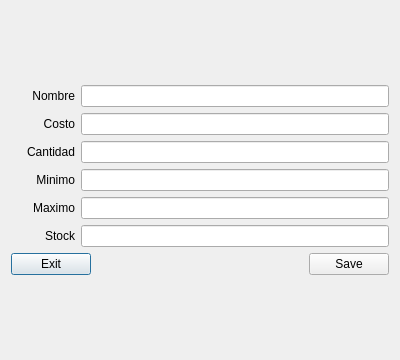
<?xml version="1.0" encoding="UTF-8"?>
<ui version="4.0">
 <class>Dialog</class>
 <widget class="QDialog" name="Dialog">
  <property name="geometry">
   <rect>
    <x>0</x>
    <y>0</y>
    <width>400</width>
    <height>360</height>
   </rect>
  </property>
  <property name="windowTitle">
   <string>Dialog</string>
  </property>

  <layout class="QVBoxLayout" name="verticalLayout_2">
   <item>
    <layout class="QVBoxLayout" name="verticalLayout">
     <item>
     <layout class="QHBoxLayout" name="hlDialog">
      <item>
       <widget class="QLabel" name="lbNombre">
        <property name="minimumSize">
         <size>
          <width>64</width>
          <height>0</height>
         </size>
        </property>
        <property name="text">
            <string>Nombre</string>
        </property>
        <property name="alignment">
            <set>Qt::AlignRight|Qt::AlignTrailing|Qt::AlignVCenter</set>
        </property>
       </widget>
      </item>
      <item>
       <widget class="QLineEdit" name="leNombre">
        <property name="sizePolicy">
         <sizepolicy hsizetype="Expanding" vsizetype="Fixed">
          <horstretch>0</horstretch>
          <verstretch>0</verstretch>
         </sizepolicy>
        </property>
       </widget>
      </item>
     </layout>
    </item>
<item>
     <layout class="QHBoxLayout" name="hlDialog">
      <item>
       <widget class="QLabel" name="lbCosto">
        <property name="minimumSize">
         <size>
          <width>64</width>
          <height>0</height>
         </size>
        </property>
        <property name="text">
            <string>Costo</string>
        </property>
        <property name="alignment">
            <set>Qt::AlignRight|Qt::AlignTrailing|Qt::AlignVCenter</set>
        </property>
       </widget>
      </item>
      <item>
       <widget class="QLineEdit" name="leCosto">
        <property name="sizePolicy">
         <sizepolicy hsizetype="Expanding" vsizetype="Fixed">
          <horstretch>0</horstretch>
          <verstretch>0</verstretch>
         </sizepolicy>
        </property>
       </widget>
      </item>
     </layout>
    </item>
<item>
     <layout class="QHBoxLayout" name="hlDialog">
      <item>
       <widget class="QLabel" name="lbCantidad">
        <property name="minimumSize">
         <size>
          <width>64</width>
          <height>0</height>
         </size>
        </property>
        <property name="text">
            <string>Cantidad</string>
        </property>
        <property name="alignment">
            <set>Qt::AlignRight|Qt::AlignTrailing|Qt::AlignVCenter</set>
        </property>
       </widget>
      </item>
      <item>
       <widget class="QLineEdit" name="leCantidad">
        <property name="sizePolicy">
         <sizepolicy hsizetype="Expanding" vsizetype="Fixed">
          <horstretch>0</horstretch>
          <verstretch>0</verstretch>
         </sizepolicy>
        </property>
       </widget>
      </item>
     </layout>
    </item>
<item>
     <layout class="QHBoxLayout" name="hlDialog">
      <item>
       <widget class="QLabel" name="lbMinimo">
        <property name="minimumSize">
         <size>
          <width>64</width>
          <height>0</height>
         </size>
        </property>
        <property name="text">
            <string>Minimo</string>
        </property>
        <property name="alignment">
            <set>Qt::AlignRight|Qt::AlignTrailing|Qt::AlignVCenter</set>
        </property>
       </widget>
      </item>
      <item>
       <widget class="QLineEdit" name="leMinimo">
        <property name="sizePolicy">
         <sizepolicy hsizetype="Expanding" vsizetype="Fixed">
          <horstretch>0</horstretch>
          <verstretch>0</verstretch>
         </sizepolicy>
        </property>
       </widget>
      </item>
     </layout>
    </item>
<item>
     <layout class="QHBoxLayout" name="hlDialog">
      <item>
       <widget class="QLabel" name="lbMaximo">
        <property name="minimumSize">
         <size>
          <width>64</width>
          <height>0</height>
         </size>
        </property>
        <property name="text">
            <string>Maximo</string>
        </property>
        <property name="alignment">
            <set>Qt::AlignRight|Qt::AlignTrailing|Qt::AlignVCenter</set>
        </property>
       </widget>
      </item>
      <item>
       <widget class="QLineEdit" name="leMaximo">
        <property name="sizePolicy">
         <sizepolicy hsizetype="Expanding" vsizetype="Fixed">
          <horstretch>0</horstretch>
          <verstretch>0</verstretch>
         </sizepolicy>
        </property>
       </widget>
      </item>
     </layout>
    </item>
<item>
     <layout class="QHBoxLayout" name="hlDialog">
      <item>
       <widget class="QLabel" name="lbStock">
        <property name="minimumSize">
         <size>
          <width>64</width>
          <height>0</height>
         </size>
        </property>
        <property name="text">
            <string>Stock</string>
        </property>
        <property name="alignment">
            <set>Qt::AlignRight|Qt::AlignTrailing|Qt::AlignVCenter</set>
        </property>
       </widget>
      </item>
      <item>
       <widget class="QLineEdit" name="leStock">
        <property name="sizePolicy">
         <sizepolicy hsizetype="Expanding" vsizetype="Fixed">
          <horstretch>0</horstretch>
          <verstretch>0</verstretch>
         </sizepolicy>
        </property>
       </widget>
      </item>
     </layout>
    </item>
<item>
     <layout class="QHBoxLayout" name="horizontalLayout">
      <item>
       <widget class="QPushButton" name="btExit">
        <property name="text">
         <string>Exit</string>
        </property>
       </widget>
      </item>
      <item>
       <spacer name="horizontalSpacer">
        <property name="orientation">
         <enum>Qt::Horizontal</enum>
        </property>
        <property name="sizeHint" stdset="0">
         <size>
          <width>40</width>
          <height>20</height>
         </size>
        </property>
       </spacer>
      </item>
      <item>
       <widget class="QPushButton" name="btSave">
        <property name="text">
         <string>Save</string>
        </property>
       </widget>
      </item>
     </layout>
    </item>
    </layout>
   </item>
  </layout>

 </widget>
 <resources/>
 <connections>
  <connection>
   <sender>btExit</sender>
   <signal>clicked()</signal>
   <receiver>Dialog</receiver>
   <slot>close()</slot>
   <hints>
    <hint type="sourcelabel">
     <x>273</x>
     <y>201</y>
    </hint>
    <hint type="destinationlabel">
     <x>123</x>
     <y>186</y>
    </hint>
   </hints>
  </connection>
 </connections>
</ui>
